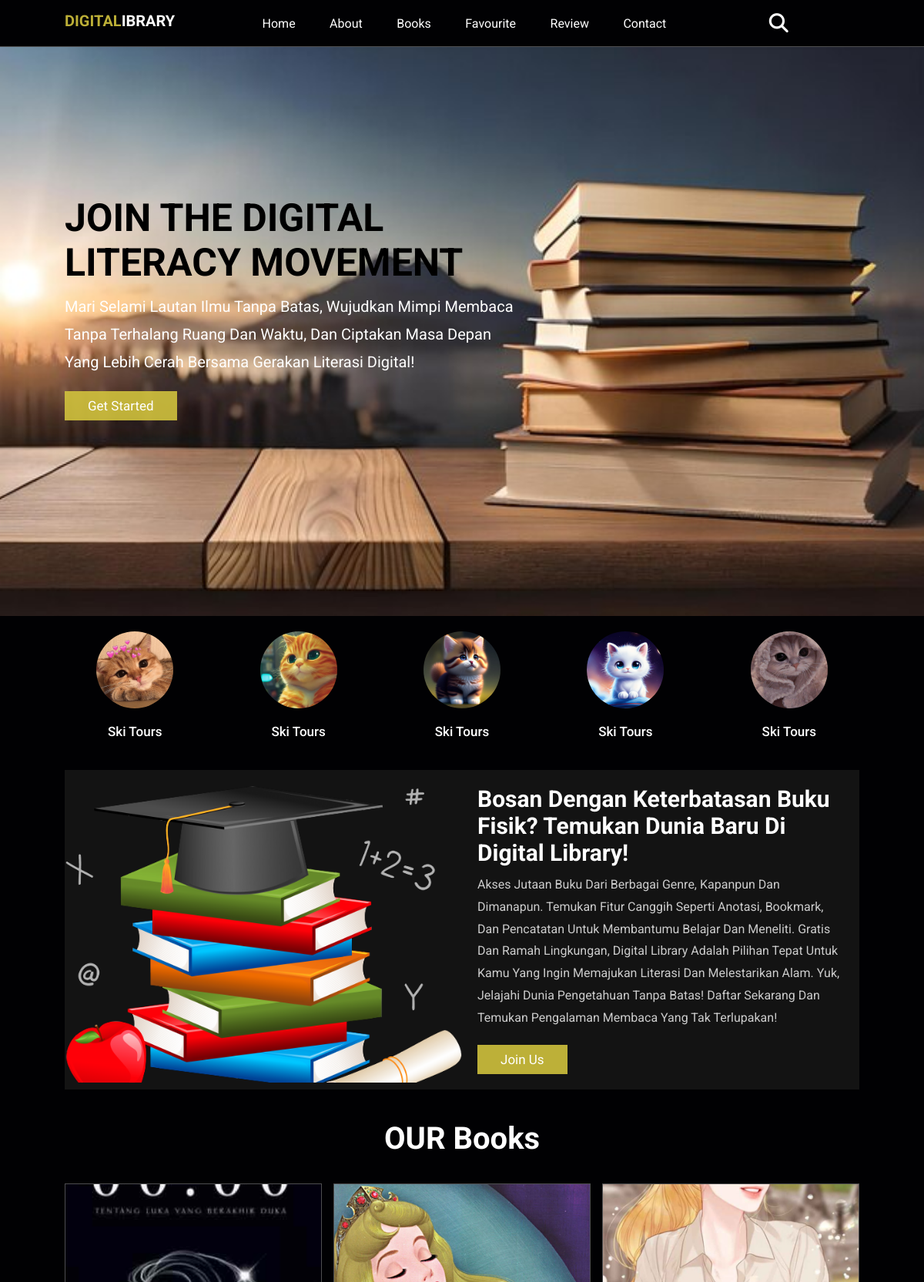
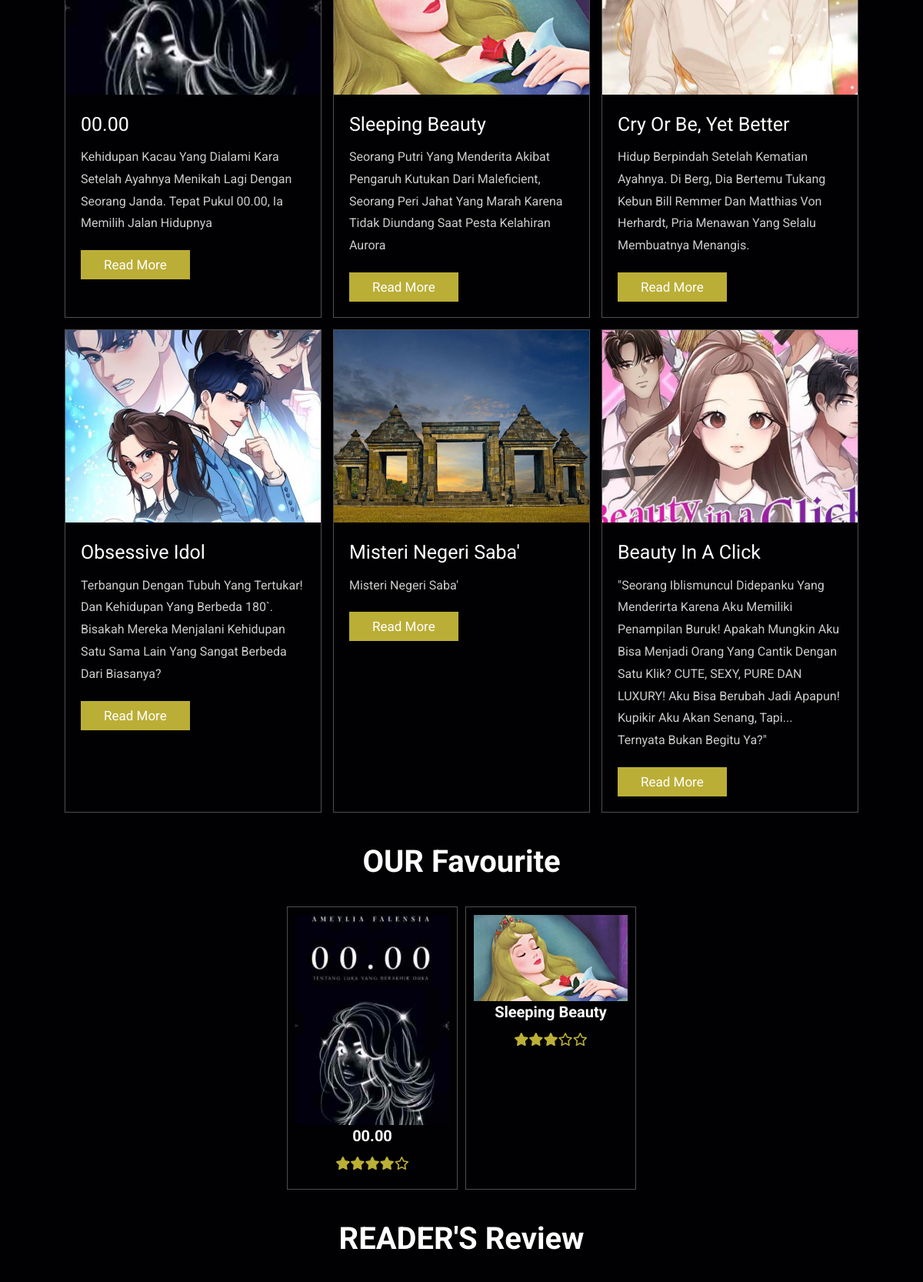
The page / (upper part) on the database its author committed (2 pictures, top to bottom).
### tables this page shows
CREATE TABLE `buku` (
  `bukuid` int(11) NOT NULL,
  `judul` varchar(255) NOT NULL,
  `penulis` varchar(255) NOT NULL,
  `penerbit` varchar(255) NOT NULL,
  `kategoriid` int(11) NOT NULL,
  `tahunterbit` int(11) NOT NULL,
  `deskripsi` longtext NOT NULL,
  `sinopsis` text NOT NULL,
  `gambar` mediumtext NOT NULL
);

CREATE TABLE `ulasanbuku` (
  `ulasanid` int(11) NOT NULL,
  `userid` int(11) NOT NULL,
  `bukuid` int(11) NOT NULL,
  `ulasan` text NOT NULL,
  `rating` int(11) NOT NULL
);

### index.php (the view, shortened to what this page needs)
<!DOCTYPE html>
<html lang="en">
<head>
  <link rel="stylesheet" href="https://cdnjs.cloudflare.com/ajax/libs/font-awesome/4.7.0/css/font-awesome.min.css">
  <link rel="stylesheet" href="https://cdnjs.cloudflare.com/ajax/libs/font-awesome/6.5.1/css/all.min.css"
 />
  <link rel="stylesheet" href="https://cdnjs.cloudflare.com/ajax/libs/font-awesome/6.5.1/css/brands.min.css"
 />
  <link rel="stylesheet" href="style1.css">
</head>
<body>
  <header class="header">
    <a href="#" class="logo">
      <h1 class="heading"><span> Digital</span>ibrary </h1>
    </a>
    <nav class="navbar">
      <a href="#feature">Home</a>
      <a href="#about">About</a>
      <a href="#blogs">Books</a>
      <a href="#menu">favourite</a>
      <a href="#review">Review</a>
      <a href="#footer">Contact</a>
    </nav>
    <div class="icons">
      <div class="fas fa-search" id="search-btn"></div>
    </div>
  </header>
  <section class="home" id="home">
    <div class="content">
      <h3>join the digital literacy movement</h3>
      <p>Mari selami lautan ilmu tanpa batas, wujudkan mimpi membaca tanpa terhalang ruang dan waktu, dan ciptakan masa depan yang lebih cerah bersama Gerakan Literasi Digital!</p>
      <a href="login.php" class="btn">get started</a>
    </div>
  </section>
  <section id="feature" class="feature">
    <div class="feature-content">
      <div class="row">
        <div class="row-img">
          <img src="img/1.png">
        </div>
        <h4>Ski tours</h4>
      </div>
      <div class="row">
        <div class="row-img">
          <img src="img/2.jpg">
        </div>
        <h4>Ski tours</h4>
      </div>
      <div class="row">
        <div class="row-img">
          <img src="img/3.jfif">
        </div>
        <h4>Ski tours</h4>
      </div>
      <div class="row">
        <div class="row-img">
          <img src="img/4.png">
        </div>
        <h4>Ski tours</h4>
      </div>
      <div class="row">
        <div class="row-img">
          <img src="img/11.jpg">
        </div>
        <h4>Ski tours</h4>
      </div>
    </div>
  </section>
  <section class="about" id="about">
    <div class="row">
      <div class="image">
        <img src="img/b1.png" alt="">
      </div>
      <div class="content">
        <h3>Bosan dengan keterbatasan buku fisik? Temukan dunia baru di Digital Library!</h3>
        <p>
          Akses jutaan buku dari berbagai genre, kapanpun dan dimanapun. Temukan fitur canggih seperti anotasi,
          bookmark, dan pencatatan untuk membantumu belajar dan meneliti.
          Gratis dan ramah lingkungan, Digital Library adalah pilihan tepat untuk kamu yang ingin memajukan literasi dan
          melestarikan alam.
          Yuk, jelajahi dunia pengetahuan tanpa batas!
          Daftar sekarang dan temukan pengalaman membaca yang tak terlupakan!</p>
        <a href="login.php" class="btn">join us</a>
      </div>
    </div>
  </section>
  <section class="blogs" id="blogs">
    <h1 class="heading">our <span>books</span></h1>
    <div class="box-container">
      <?php
      include 'koneksi.php';
      if (isset($_GET['search'])) {
        $search = $_GET['search'];
        $search = mysqli_real_escape_string($koneksi, $search);
        $query = "SELECT * FROM buku WHERE judul LIKE '%$search%' OR penulis LIKE '%$search%' OR tahunterbit LIKE '%$search%' ORDER BY bukuid ASC";
      } else {
        $query = "SELECT * FROM buku ORDER BY bukuid ASC";
      }
      $result = mysqli_query($koneksi, $query);
      while ($d = mysqli_fetch_array($result)) { ?>
        <div class="box">
          <div class="image">
            <img src="admin/img/<?php echo $d['gambar']; ?>" alt="">
          </div>
          <div class="content">
            <a href="#" class="title">
              <?php echo $d['judul']; ?>
            </a>
            <p>
              <?php echo $d['sinopsis']; ?>
            </p>
            <a href="#" class="btn">read more</a>
          </div>
        </div>
      <?php } ?>
    </div>
  </section>
  <section class="menu" id="menu">
    <h1 class="heading">our <span>favourite</span> </h1>
    <div class="box-container">
      <?php
      include 'koneksi.php';
      $query = $data = mysqli_query($koneksi, "SELECT * FROM ulasanbuku, buku WHERE ulasanbuku.bukuid=buku.bukuid AND rating = '3'");
      while ($d = mysqli_fetch_array($query)) {
        $bukuid = $d['bukuid'];
        $queryRating = "SELECT rating FROM ulasanbuku WHERE bukuid = $bukuid";
        $resultRating = mysqli_query($koneksi, $queryRating);
        $totalRating = 0;
        $jumlahRating = 0;
        while ($rowRating = mysqli_fetch_assoc($resultRating)) {
          $totalRating += $rowRating['rating'];
          $jumlahRating++;
        }
        if ($jumlahRating > 0) {
          $rataRata = $totalRating / $jumlahRating;
        } else {
          $rataRata = 0;
        }
        ?>
        <div class="box">
          <img src="admin/img/<?php echo $d['gambar']; ?>" alt="">
          <h3>
            <?php echo $d['judul']; ?>
          </h3>
          <div class="stars">
            <?php
            for ($i = 1; $i <= 5; $i++) {
              if ($i <= $rataRata) {
                echo '<i class="fas fa-star"></i>';
              } else {
                echo '<i class="fa-regular fa-star"></i>';
              }
            }
            ?>
          </div>
        </div>
      <?php } ?>
    </div>
  </section>
  <section class="review" id="review">
    <h1 class="heading">reader's <span>review</span></h1>
  </section>
</body>
</html>

### style1.css (style rules this page uses)
:root { --main-color: #d4c53ee2; --black: #131313; --bg: #010103; --border: .1rem solid rgba(255,255,255,.3); }
* { font-family: 'Roboto', sans-serif; margin: 0; padding: 0; box-sizing: border-box; outline: none; border: none; text-decoration: none; text-transform: capitalize; transition: .2s linear; }
html { font-size: 62.5%; overflow-x: hidden; scroll-padding-top: 9rem; scroll-behavior: smooth; }
body { background: var(--bg); }
section { padding: 2rem 7%; }
.heading { text-align: center; color: #fff; text-transform: uppercase; padding-bottom: 3.5rem; font-size: 4rem; }
.btn { margin-top: 1rem; display: inline-block; padding: .9rem 3rem; font-size: 1.7rem; color: #fff; background: var(--main-color); cursor: pointer; }
.header { background: var(--bg); display: flex; align-items: center; justify-content: space-between; padding: 1.5rem 7%; border-bottom: var(--border); position: fixed; top: 0; left: 0; right: 0; z-index: 1000; }
.header .logo .heading { height: 3rem; text-transform: uppercase; padding-bottom: 3rem; font-size: 2rem; }
.header .logo span { color: var(--main-color); text-transform: uppercase; }
.header .navbar a { margin: 0.1rem; padding: 2rem; font-size: 1.6rem; color: #fff; }
.header .icons div { color: #fff; cursor: pointer; font-size: 2.5rem; margin-left: 2rem; }
.feature-content { display: grid; grid-template-columns: repeat(auto-fit, minmax(150px, auto)); align-items: center; text-align: center; gap: 3rem; }
.feature-content h4 { font-size: 17px; font-weight: 500; cursor: pointer; transition: all .50s ease; }
.row-img { overflow: hidden; width: 100px; height: 100px; margin: 0 auto; margin-bottom: 20px; border-radius: 50%; cursor: pointer; }
.row-img img { width: 100%; display: block; transition: transform 0.7s; }
.feature-content h4 { font-size: 17px; font-weight: 500; cursor: pointer; color: #fff; transition: all .50s ease; }
.home { min-height: 100vh; display: flex; align-items: center; background: url(img/bg4.jpg) no-repeat; background-size: cover; background-position: center; }
.home .content { max-width: 60rem; }
.home .content h3 { font-size: 5rem; text-transform: uppercase; color: black; }
.home .content p { font-size: 2rem; font-weight: 1rem lighter; line-height: 1.8; padding: 1rem 0; color: white; }
.about .row { display: flex; align-items: center; background: var(--black); flex-wrap: wrap; }
.about .row .image { flex: 1 1 45rem; }
.about .row .image img { width: 100%; }
.about .row .content { flex: 1 1 45rem; padding: 2rem; }
.about .row .content h3 { font-size: 3rem; color: #fff; }
.about .row .content p { font-size: 1.6rem; color: #ccc; padding: 1rem 0; line-height: 1.8; }
.menu .box-container { display: flex; justify-content: center; grid-template-columns: repeat(auto-fit, minmax(30rem, 2fr)); gap: 1rem; }
.menu .box-container .box { padding: 1rem; text-align: center; border: var(--border); }
.menu .box-container .box img { width: 20rem; }
.menu .box-container .box h3 { color: #fff; font-size: 2rem; padding: 1rem 3; }
.menu .box-container .box .stars { padding: 1.5rem; }
.menu .box-container .box .stars i { font-size: 1.7rem; color: var(--main-color); }
.blogs .box-container { display: grid; grid-template-columns: repeat(auto-fit, minmax(30rem, 1fr)); gap: 1.5rem; }
.blogs .box-container .box { border: var(--border); }
.blogs .box-container .box .image { height: 25rem; overflow: hidden; width: 100%; }
.blogs .box-container .box .image img { height: 100%; object-fit: cover; width: 100%; }
.blogs .box-container .box .content { padding: 2rem; }
.blogs .box-container .box .content .title { font-size: 2.5rem; line-height: 1.5; color: #fff; }
.blogs .box-container .box .content p { font-size: 1.6rem; line-height: 1.8; color: #ccc; padding: 1rem 0; }

### rows shown on the page
buku: gambar (picture), judul "00.00", sinopsis "Kehidupan Kacau Yang Dialami Kara Setelah Ayahnya Menikah Lagi Dengan Seorang Janda. Tepat Pukul 00.00, Ia Memilih Jalan Hidupnya"
buku: gambar (picture), judul "Sleeping Beauty", sinopsis "Seorang Putri Yang Menderita Akibat Pengaruh Kutukan Dari Maleficient, Seorang Peri Jahat Yang Marah Karena Tidak Diundang Saat Pesta Kelahiran Aurora"
buku: gambar (picture), judul "Cry Or Be, Yet Better", sinopsis "Hidup Berpindah Setelah Kematian Ayahnya. Di Berg, Dia Bertemu Tukang Kebun Bill Remmer Dan Matthias Von Herhardt, Pria Menawan Yang Selalu Membuatnya Menangis."
buku: gambar (picture), judul "Obsessive Idol", sinopsis "Terbangun Dengan Tubuh Yang Tertukar! Dan Kehidupan Yang Berbeda 180`. Bisakah Mereka Menjalani Kehidupan Satu Sama Lain Yang Sangat Berbeda Dari Biasanya?"
buku: gambar (picture), judul "Misteri Negeri Saba'", sinopsis "Misteri Negeri Saba'"
buku: gambar (picture), judul "Beauty In A Click", sinopsis "\"Seorang Iblismuncul Didepanku Yang Menderirta Karena Aku Memiliki Penampilan Buruk! Apakah Mungkin Aku Bisa Menjadi Orang Yang Cantik Dengan Satu Klik? CUTE, SEXY, PURE DAN LUXURY! Aku Bisa Berubah Jadi Apapun! Kupikir Aku Akan Senang, Tapi... Ternyata Bukan Begitu Ya?\""
ulasanbuku: bukuid.gambar (picture), bukuid.judul "00.00"
ulasanbuku: bukuid.gambar (picture), bukuid.judul "Sleeping Beauty"
